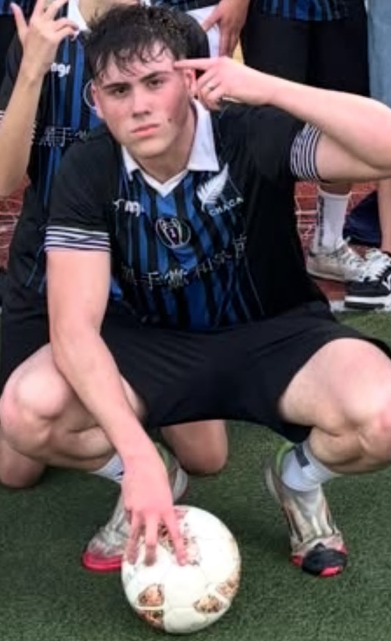
#> input picture assets/caras/elshileno1.jpeg, 782 x 1282 px, found by its file name (shown at 1/2 size); its folder holds 8 pictures in this run
$ python gym_nuevos.py
#> lines starting #> are read from the running program, lines starting #| are printed output that depends on the picture
"""El Shileno y El profe que no es profe (los dos del gym) y el cuadro nuevo del gym. Todo acá,
sin servicios externos.

- Caras: recortadas de las fotos (assets/caras/elshileno1.jpeg y profequenoesprofe2.jpeg), de la
  frente al mentón y de oreja a oreja. Al Shileno se le tapa el dedo que tiene en la sien con el
  pelo del otro lado.
- Tatuajes del profe: sacados de sus fotos como tinta sola (lo que es más oscuro que la piel de
  alrededor), en PNG con transparencia, así se pintan arriba de la piel del juego: el texto del
  pecho, las tres estrellas y la manga del antebrazo izquierdo. El tribal del hombro derecho se
  dibuja en el juego (gimnasio.js), copiando el de las fotos: recortado quedaba manchado.
- Camiseta del Shileno: negra con rayas azules, como la de la foto.
- El cuadro del gym, achicado (el original queda en assets/cuadros/originales/).

    python3 herramientas/gym_nuevos.py
"""
import os
import shutil
import numpy as np
from PIL import Image, ImageDraw, ImageFilter

CARAS = 'assets/caras'
ROPA = 'assets/ropa'


# ---------- Caras ----------
def cara(foto, caja, salida, arreglo=None):
#> called with foto = 'elshileno1.jpeg', caja = (188, 98, 392, 302), salida = 'shileno.jpeg'
    im = Image.open(f'{CARAS}/{foto}').convert('RGB').crop(caja).resize((256, 256), Image.LANCZOS)
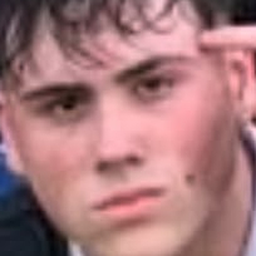
#> im: PIL image 256x256 RGB; mean R, G, B 167.2, 120, 122.4
    if arreglo:
        im = arreglo(im)
    im = im.filter(ImageFilter.UnsharpMask(radius=2, percent=60, threshold=2))
    im.save(f'{CARAS}/{salida}', quality=92)


def sin_dedo(im):
    # El dedo está arriba a la derecha (la sien izquierda): se tapa con la esquina de arriba a
    # la izquierda espejada (pelo y frente), fundida de a poco.
    a = np.asarray(im, np.float32)
    espejo = a[:, ::-1]
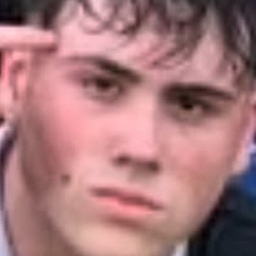
#> espejo: shape (256, 256, 3) float32; mean R, G, B 167.2, 120, 122.4
    alto, ancho = a.shape[:2]
#> alto = 256; ancho = 256
    yy, xx = np.mgrid[0:alto, 0:ancho]
    d = np.hypot((xx - 250) / 62.0, (yy - 38) / 30.0)
    m = np.clip((1.3 - d) / 0.5, 0, 1)[..., None]
    return Image.fromarray((a * (1 - m) + espejo * m).clip(0, 255).astype(np.uint8))
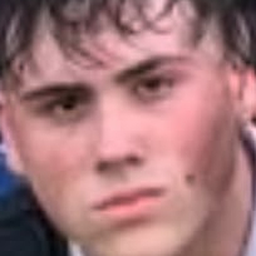
#> returned value: PIL image 256x256 RGB; mean R, G, B 163.7, 118, 120.3


cara('elshileno1.jpeg', (188, 98, 392, 302), 'shileno.jpeg', sin_dedo)
cara('profequenoesprofe2.jpeg', (457, 79, 614, 236), 'profe.jpeg')
#> call 2 of cara, with foto = 'profequenoesprofe2.jpeg', caja = (457, 79, 614, 236), salida = 'profe.jpeg'
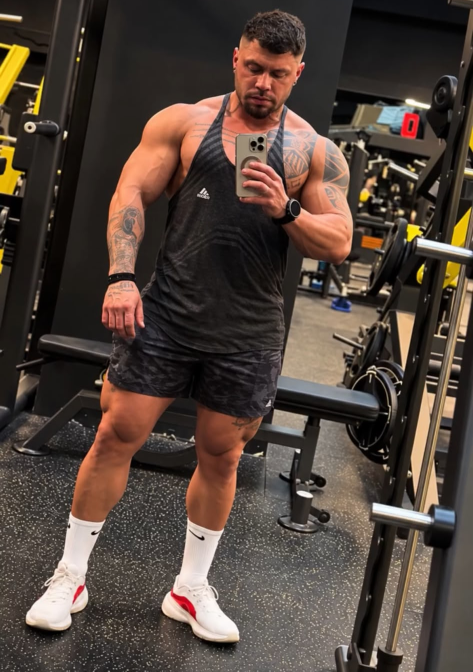
#> input picture assets/caras/profequenoesprofe2.jpeg, 946 x 1343 px, found by its file name (shown at 1/2 size)
#> in cara (call 2), `im = Image.open(f'{CARAS}/{foto}').convert('RGB').crop(caja).resize((2..`:
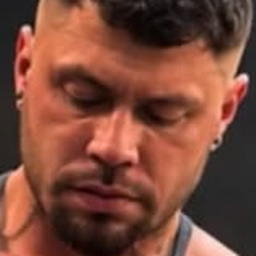
#> im: PIL image 256x256 RGB; mean R, G, B 121.7, 72.3, 57.4


# ---------- Tatuajes del profe ----------
def tinta(foto, caja, salida, alto=256, fuerza=22, umbral=4, radio=10, mascara=None, rotar=0):
#> (the run stopped early here; a loop or call above may not have finished)
